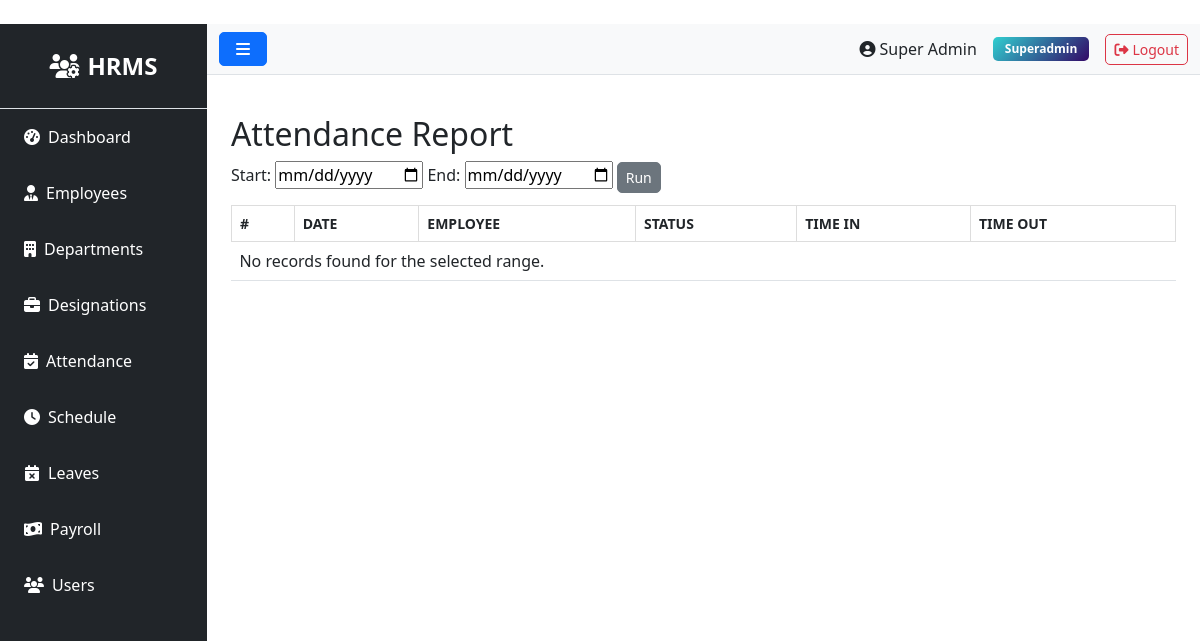
The page /attendance/report (signed in) on the database as committed earlier.
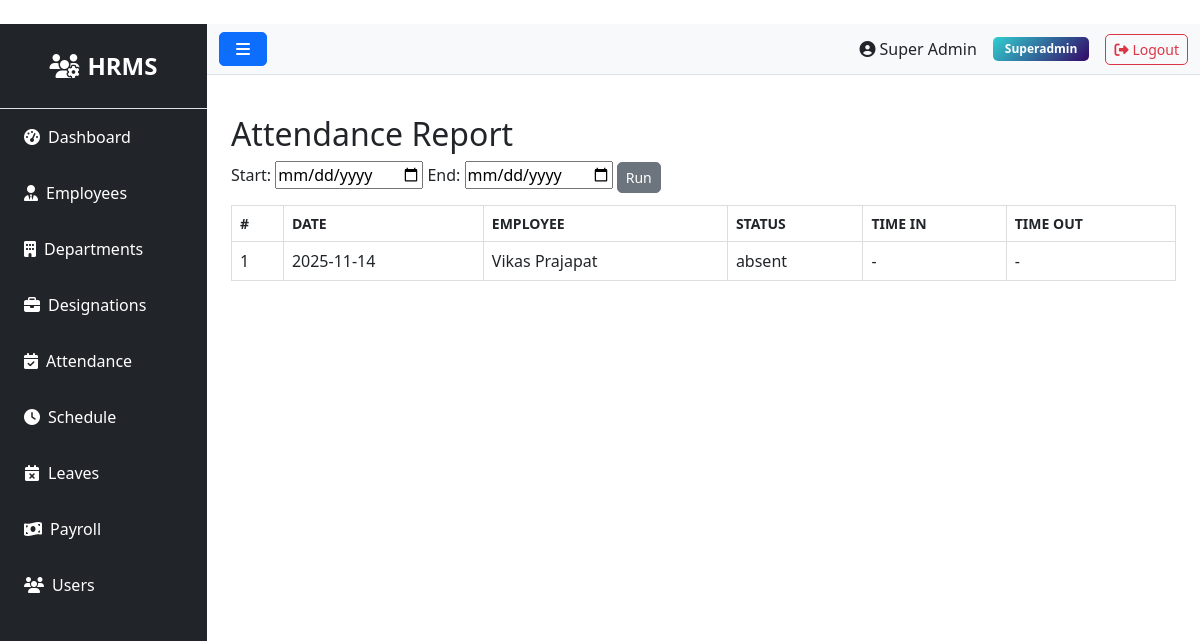
The same page on the database as committed later.
### models.py (models this page shows, shortened)
class User(UserMixin, db.Model):
    __tablename__ = 'users'
    id = db.Column(db.Integer, primary_key=True)
    role_id = db.Column(db.Integer, db.ForeignKey('roles.id'), nullable=False)
    name = db.Column(db.String(100), nullable=False)
    email = db.Column(db.String(100), unique=True, nullable=False)
    phone = db.Column(db.String(20))
    status = db.Column(db.String(20), default='active')
    password = db.Column(db.String(255), nullable=False)
    remember_token = db.Column(db.String(100))
    email_verified_at = db.Column(db.DateTime)
    created_at = db.Column(db.DateTime, default=datetime.utcnow)
    updated_at = db.Column(db.DateTime, default=datetime.utcnow, onupdate=datetime.utcnow)

class Role(db.Model):
    __tablename__ = 'roles'
    id = db.Column(db.Integer, primary_key=True)
    name = db.Column(db.String(50), unique=True, nullable=False)
    description = db.Column(db.Text)
    created_at = db.Column(db.DateTime, default=datetime.utcnow)
    updated_at = db.Column(db.DateTime, default=datetime.utcnow, onupdate=datetime.utcnow)
    users = db.relationship('User', backref='role', lazy=True)

class Attendance(db.Model):
    __tablename__ = 'attendances'
    id = db.Column(db.Integer, primary_key=True)
    employee_id = db.Column(db.Integer, db.ForeignKey('employees.id'), nullable=False)
    date = db.Column(db.Date, nullable=False)
    time_in = db.Column(db.Time)
    time_out = db.Column(db.Time)
    status = db.Column(db.String(20))  # present, absent, holiday, weekend
    description = db.Column(db.Text)  # For holiday name or other notes
    created_at = db.Column(db.DateTime, default=datetime.utcnow)
    updated_at = db.Column(db.DateTime, default=datetime.utcnow, onupdate=datetime.utcnow)

class Employee(db.Model):
    __tablename__ = 'employees'
    id = db.Column(db.Integer, primary_key=True)
    department_id = db.Column(db.Integer, db.ForeignKey('departments.id'))
    designation_id = db.Column(db.Integer, db.ForeignKey('designations.id'))
    schedule_id = db.Column(db.Integer, db.ForeignKey('schedules.id'))
    firstname = db.Column(db.String(100), nullable=False)
    lastname = db.Column(db.String(100), nullable=False)
    unique_id = db.Column(db.String(50), unique=True)
    email = db.Column(db.String(100), unique=True)
    phone = db.Column(db.String(20))
    address = db.Column(db.Text)
    dob = db.Column(db.Date)
    gender = db.Column(db.String(10))
    religion = db.Column(db.String(50))
    marital = db.Column(db.String(20))
    image = db.Column(db.String(255))  # Store image filename
    status = db.Column(db.String(20), default='active')
    created_at = db.Column(db.DateTime, default=datetime.utcnow)
    updated_at = db.Column(db.DateTime, default=datetime.utcnow, onupdate=datetime.utcnow)
    attendances = db.relationship('Attendance', backref='employee', lazy=True, cascade='all, delete-orphan')
    checks = db.relationship('Check', backref='employee', lazy=True, cascade='all, delete-orphan')
    salary = db.relationship('Salary', backref='employee', uselist=False, cascade='all, delete-orphan')
    leaves = db.relationship('Leave', backref='employee', lazy=True, cascade='all, delete-orphan')
    late_times = db.relationship('LateTime', backref='employee', lazy=True, cascade='all, delete-orphan')
    over_times = db.relationship('OverTime', backref='employee', lazy=True, cascade='all, delete-orphan')
    payrolls = db.relationship('Payroll', backref='employee', lazy=True, cascade='all, delete-orphan')

### routes/attendance.py (the view)
@bp.route('/report')
@login_required
def report():
    start_date = request.args.get('start_date')
    end_date = request.args.get('end_date')
    query = Attendance.query
    if start_date and end_date:
        query = query.filter(Attendance.date.between(start_date, end_date))
    attendances = query.all()
    return render_template('admin/attendance/report.html', attendances=attendances)

### app.py (called while the page is built)
@login_manager.user_loader
def load_user(user_id):
    try:
        return db.session.get(User, int(user_id))
    except Exception as e:
        app.logger.error(f'Error loading user {user_id}: {str(e)}')
        return None

@app.context_processor
def inject_user():
    return dict(current_user=current_user)

### templates/admin/attendance/report.html (shortened to what this page needs)
﻿{% extends "base.html" %}
{% block content %}
<h2>Attendance Report</h2>
<form method="get" action="{{ url_for('attendance.report') }}" style="margin-bottom:12px;">
	<label for="start_date">Start:</label>
	<input type="date" id="start_date" name="start_date" value="{{ request.args.get('start_date','') }}">
	<label for="end_date">End:</label>
	<input type="date" id="end_date" name="end_date" value="{{ request.args.get('end_date','') }}">
	<button class="btn btn-sm btn-secondary" type="submit">Run</button>
</form>
<table class="table" style="width:100%; border-collapse: collapse;">
	<thead>
		<tr>
			<th style="border:1px solid #ddd;padding:8px;">#</th>
			<th style="border:1px solid #ddd;padding:8px;">Date</th>
			<th style="border:1px solid #ddd;padding:8px;">Employee</th>
			<th style="border:1px solid #ddd;padding:8px;">Status</th>
			<th style="border:1px solid #ddd;padding:8px;">Time In</th>
			<th style="border:1px solid #ddd;padding:8px;">Time Out</th>
		</tr>
	</thead>
	<tbody>
		{% if attendances %}
			{% for a in attendances %}
				<tr>
					<td style="border:1px solid #ddd;padding:8px;">{{ loop.index }}</td>
					<td style="border:1px solid #ddd;padding:8px;">{{ a.date }}</td>
					<td style="border:1px solid #ddd;padding:8px;">{{ a.employee.firstname }} {{ a.employee.lastname }}</td>
					<td style="border:1px solid #ddd;padding:8px;">{{ a.status or 'present' }}</td>
					<td style="border:1px solid #ddd;padding:8px;">{{ a.time_in or '-' }}</td>
					<td style="border:1px solid #ddd;padding:8px;">{{ a.time_out or '-' }}</td>
				</tr>
			{% endfor %}
		{% else %}
			<tr><td colspan="6" style="padding:8px;">No records found for the selected range.</td></tr>
		{% endif %}
	</tbody>
</table>
{% endblock %}

### templates/base.html (shortened to what this page needs)
<!DOCTYPE html>
<html lang="en">
<head>
    <link href="https://cdn.jsdelivr.net/npm/bootstrap@5.3.0/dist/css/bootstrap.min.css" rel="stylesheet">
    <link rel="stylesheet" href="https://cdnjs.cloudflare.com/ajax/libs/font-awesome/6.4.0/css/all.min.css">
    <link rel="stylesheet" href="{{ url_for('static', filename='css/style.css') }}">
</head>
<body>
    {% if current_user.is_authenticated %}
    <div class="d-flex" id="wrapper">
        <div class="bg-dark text-white" id="sidebar-wrapper">
            <div class="sidebar-heading text-center py-4 fs-4 fw-bold border-bottom">
                <i class="fas fa-users-cog me-2"></i>HRMS
            </div>
            <div class="list-group list-group-flush">
                <a href="{{ url_for('admin.' + current_user.role.name + '_dashboard') }}" class="list-group-item list-group-item-action bg-dark text-white">
                    <i class="fas fa-tachometer-alt me-2"></i>Dashboard
                </a>
                {% if current_user.role.name in ['superadmin', 'admin', 'hr'] %}
                <a href="{{ url_for('employee.index') }}" class="list-group-item list-group-item-action bg-dark text-white">
                    <i class="fas fa-user-tie me-2"></i>Employees
                </a>
                <a href="{{ url_for('department.index') }}" class="list-group-item list-group-item-action bg-dark text-white">
                    <i class="fas fa-building me-2"></i>Departments
                </a>
                <a href="{{ url_for('designation.index') }}" class="list-group-item list-group-item-action bg-dark text-white">
                    <i class="fas fa-briefcase me-2"></i>Designations
                </a>
                {% endif %}
                {% if current_user.role.name in ['superadmin', 'admin', 'moderator'] %}
                <a href="{{ url_for('attendance.index') }}" class="list-group-item list-group-item-action bg-dark text-white">
                    <i class="fas fa-calendar-check me-2"></i>Attendance
                </a>
                <a href="{{ url_for('schedule.index') }}" class="list-group-item list-group-item-action bg-dark text-white">
                    <i class="fas fa-clock me-2"></i>Schedule
                </a>
                {% endif %}
                {% if current_user.role.name in ['superadmin', 'admin', 'hr'] %}
                <a href="{{ url_for('leave.index') }}" class="list-group-item list-group-item-action bg-dark text-white">
                    <i class="fas fa-calendar-times me-2"></i>Leaves
                </a>
                {% endif %}
                {% if current_user.role.name in ['superadmin', 'admin', 'payroll'] %}
                <a href="{{ url_for('payroll.index') }}" class="list-group-item list-group-item-action bg-dark text-white">
                    <i class="fas fa-money-bill-wave me-2"></i>Payroll
                </a>
                {% endif %}
                {% if current_user.role.name in ['superadmin', 'admin'] %}
                <a href="{{ url_for('user.index') }}" class="list-group-item list-group-item-action bg-dark text-white">
                    <i class="fas fa-users me-2"></i>Users
                </a>
                {% endif %}
            </div>
        </div>
        <div id="page-content-wrapper" class="w-100">
            <nav class="navbar navbar-expand-lg navbar-light bg-light border-bottom">
                <div class="container-fluid">
                    <button class="btn btn-primary" id="menu-toggle">
                        <i class="fas fa-bars"></i>
                    </button>
                    <div class="ms-auto d-flex align-items-center">
                        <span class="me-3">
                            <i class="fas fa-user-circle me-1"></i>{{ current_user.name }}
                        </span>
                        <span class="badge bg-info me-3">{{ current_user.role.name|title }}</span>
                        <a href="{{ url_for('auth.logout') }}" class="btn btn-outline-danger btn-sm">
                            <i class="fas fa-sign-out-alt me-1"></i>Logout
                        </a>
                    </div>
                </div>
            </nav>
            <div class="container-fluid p-4">
                {% block content %}{% endblock %}
            </div>
        </div>
    </div>
    {% endif %}
</body>
</html>

### static/css/style.css (style rules this page uses)
#wrapper { min-height: 100vh; }
#sidebar-wrapper { min-height: 100vh; width: 250px; transition: margin 0.3s ease-in-out; }
#sidebar-wrapper .sidebar-heading { padding: 0.875rem 1.25rem; font-size: 1.2rem; }
#page-content-wrapper { min-width: 0; width: 100%; }
.list-group-item { border: none; padding: 1rem 1.5rem; }
.table { background-color: white; }
.table thead th { border-bottom: 2px solid #dee2e6; font-weight: 600; text-transform: uppercase; font-size: 0.875rem; }
.btn { border-radius: 5px; padding: 0.5rem 1rem; }
.btn-sm { padding: 0.25rem 0.5rem; }
.badge { padding: 0.5em 1em; border-radius: 5px; }
.bg-info { background: linear-gradient(135deg, #30cfd0 0%, #330867 100%) !important; }

Rows that differ between the two databases and show on the page:
added Attendance: date "2025-11-14", employee.firstname "Vikas", employee.lastname "Prajapat", status "absent", time_in "-", time_out "-"
Other text that changed with them:
text no longer shown: "No records found for the selected range."
